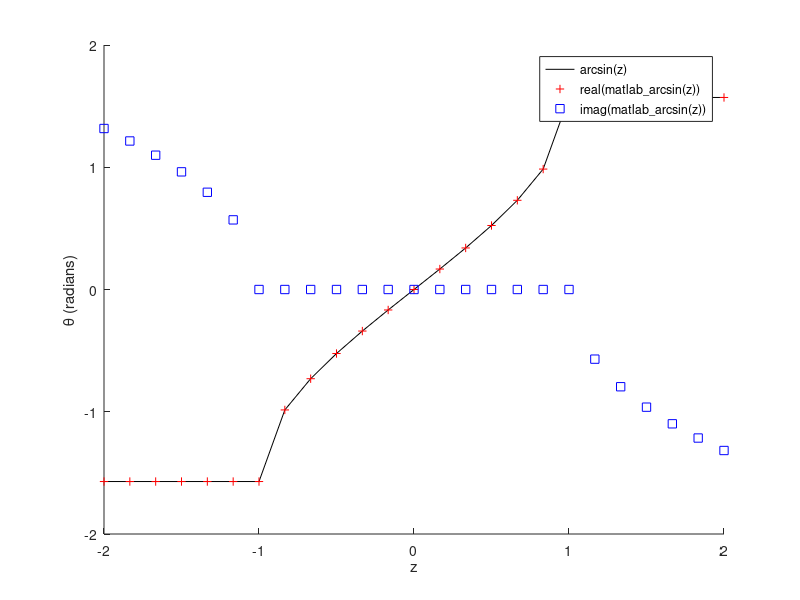

MATLAB code to generate this figure:
close all;
clear all;

matlab_arcsin = @(z) -i*log(i*z+(1-z.^2).^(1/2));

figure;
hold on;

P=5 % points in between integers
N=2 % zmax
Npts = 1 + 2*N*(P+1) % number of points
z = linspace(-N, N, Npts);

plot(z, asin(z), 'k-', 'DisplayName', 'arcsin(z)');

plot(z, real(matlab_arcsin(z)), 'r+', 'DisplayName', 'real(matlab\_arcsin(z))');
plot(z, imag(matlab_arcsin(z)), 'bs', 'DisplayName', 'imag(matlab\_arcsin(z))');

legend();
xlabel('z');
ylabel('\theta (radians)');
